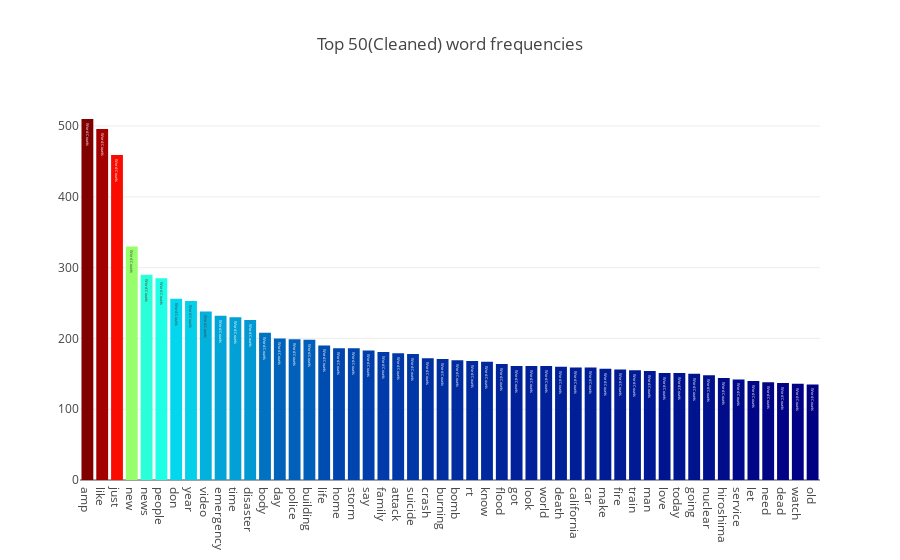

This figure's notebook cell:
### Code cell
feature_names = tf_vectorizer.get_feature_names()
count_vec = np.asarray(tf.sum(axis=0)).ravel()
zipped = list(zip(feature_names, count_vec))
x, y = (list(x) for x in zip(*sorted(zipped, key=lambda x: x[1], reverse=True)))

data = [go.Bar(
    x = x[0:50],
    y = y[0:50],
    marker = dict(colorscale='Jet', color = y[:50]),
    text = 'Word Counts'
)]

layout = go.Layout(
    title = "Top 50(Cleaned) word frequencies"
)

fig = go.Figure(data=data, layout=layout)

py.iplot(fig, filename='basic-bar')

### Figure 1 — Plotly figure (JSON) as saved in the notebook; plotly's stock layout.template omitted (floating-point values rounded to 4 significant figures)
{"data": [{"marker": {"color": [510, 496, 459, 330, 290, 285, 256, 253, 238, 232, 230, 226, 208, 200, 199, 198, 190, 186, 186, 183, 181, 179, 178, 172, 171, 169, 168, 167, 164, 161, 161, 161, 160, 159, 159, 157, 156, 155, 154, 151, 151, 150, 148, 144, 142, 140, 138, 137, 136, 135], "colorscale": "Jet"}, "text": "Word Counts", "type": "bar", "uid": "f7e0f1bd-a127-43c6-a8d8-f9bbee31de1e", "x": ["amp", "like", "just", "new", "news", "people", "don", "year", "video", "emergency", "time", "disaster", "body", "day", "police", "building", "life", "home", "storm", "say", "family", "attack", "suicide", "crash", "burning", "bomb", "rt", "know", "flood", "got", "look", "world", "death", "california", "car", "make", "fire", "train", "man", "love", "today", "going", "nuclear", "hiroshima", "service", "let", "need", "dead", "watch", "old"], "y": [510, 496, 459, 330, 290, 285, 256, 253, 238, 232, 230, 226, 208, 200, 199, 198, 190, 186, 186, 183, 181, 179, 178, 172, 171, 169, 168, 167, 164, 161, 161, 161, 160, 159, 159, 157, 156, 155, 154, 151, 151, 150, 148, 144, 142, 140, 138, 137, 136, 135]}], "layout": {"title": {"text": "Top 50(Cleaned) word frequencies"}}}
